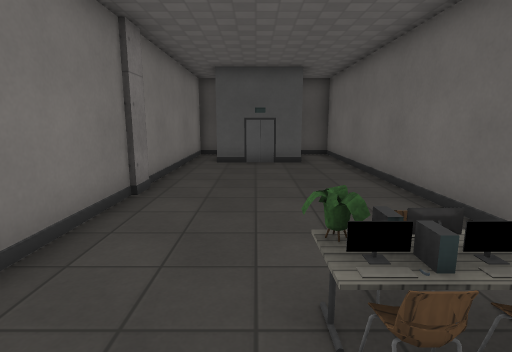
view 1 (above)

16 first-person views from a walk through a 3-D level made in the Godot game engine. The camera is 1.5 m above the floor, tilts 10° down and sees 80° across. The floor is counted in squares, 1 m on a side. Each view is taken from the middle of a square. On the plan, view 1 faces up. The plan holds only what a view shows up to about 15 squares ahead; the rest is blank. Flat picture figures and markers are not drawn. Surface patterns are stand-ins for the level's own textures.

view 2
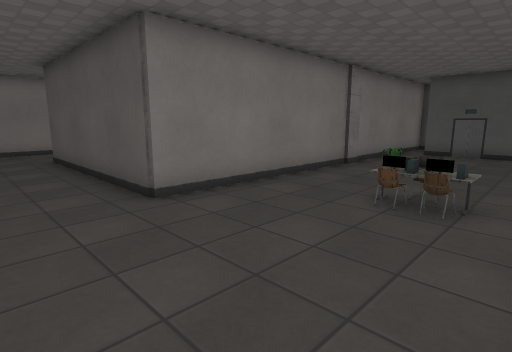

view 3
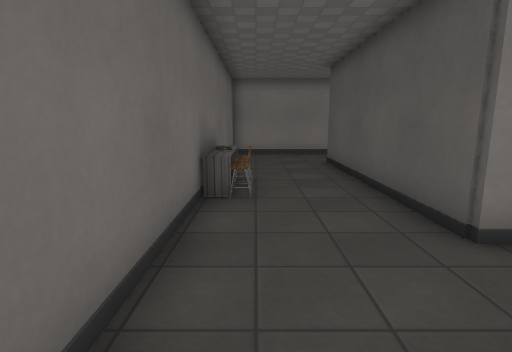

view 4
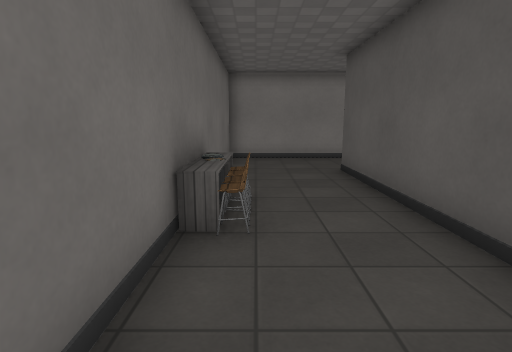

view 5
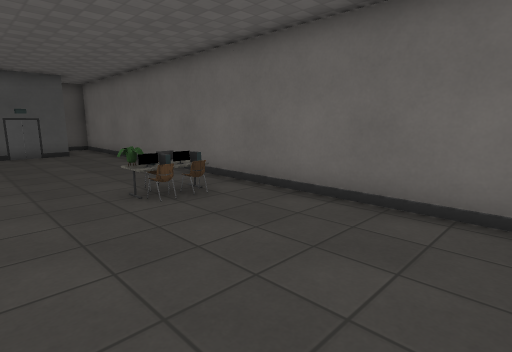

view 6
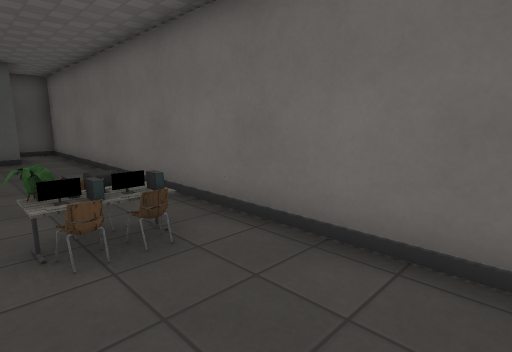

view 7
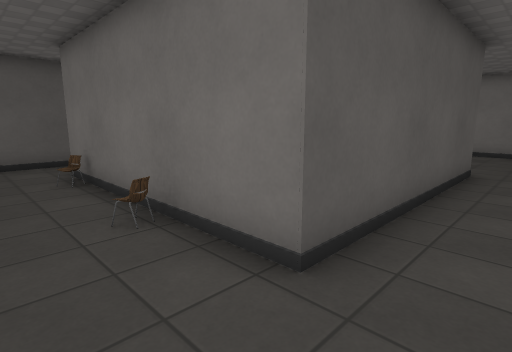

view 8
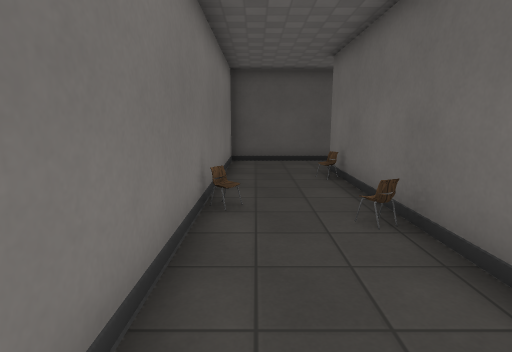

view 9
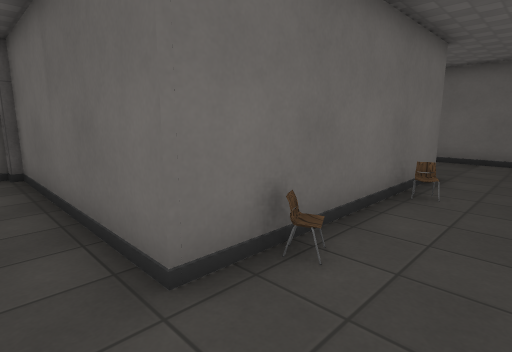

view 10
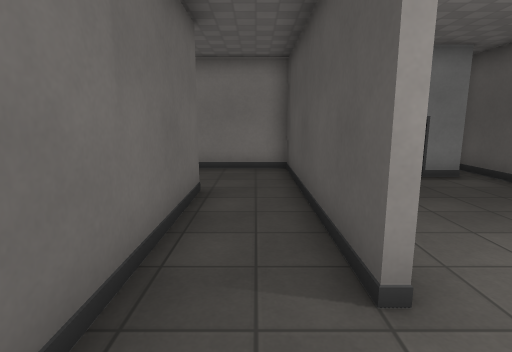

view 11
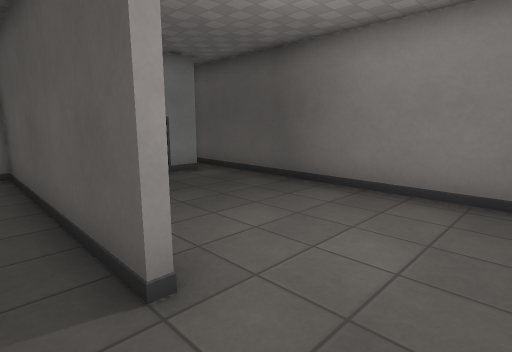

view 12
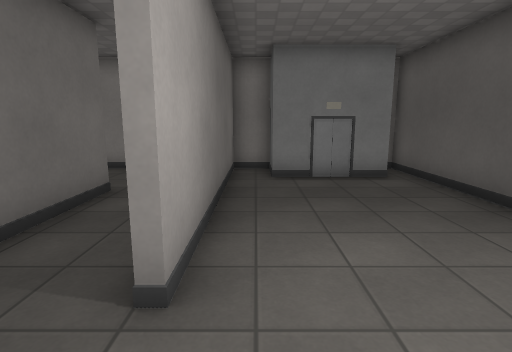

view 13
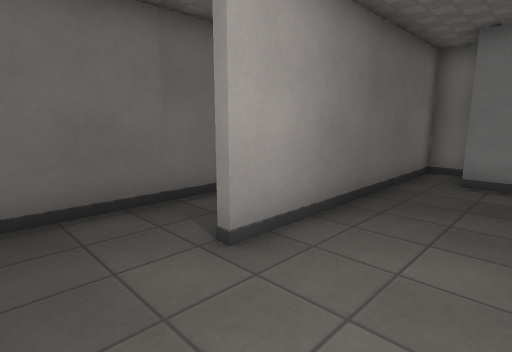

view 14
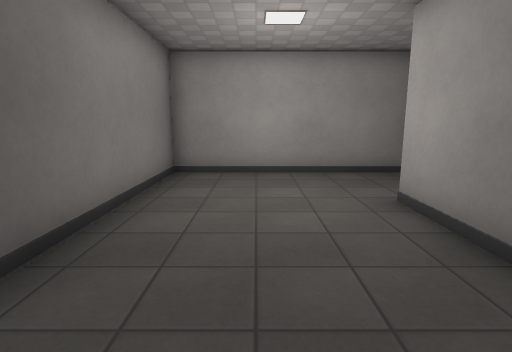

view 15
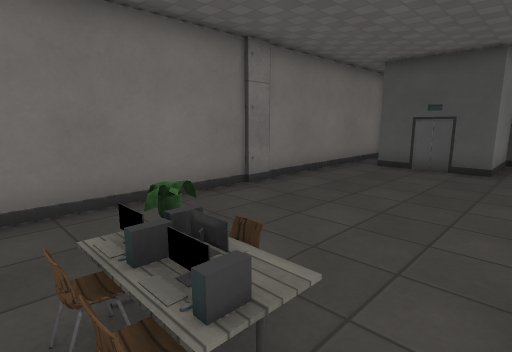

view 16
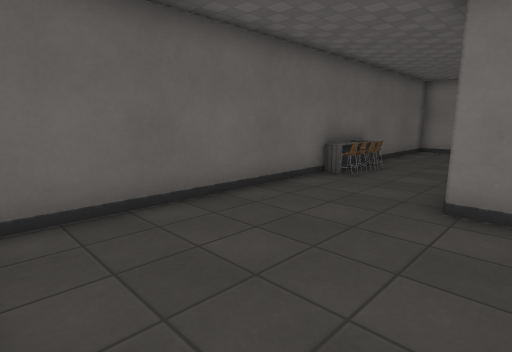

### Floor plan
Ten units are one square. View 1 is at (0, 0); x grows to the right and y downward. Boxes are objects, and circles mark ways between rooms. Rooms are numbered by the first view taken in them; rooms with no view inside come last. Other rooms are left out.
<svg viewBox="-150 -150 189 206">
<path fill="none" stroke="#000" d="M-26 -63 -26 13 -106 13 -106 -67 -56 -67M-62 -90 -140 -90 -140 51 -74 51M34 36 34 -145 17 -145 17 -115 -15 -115M-65 51 28 51M-26 -145 -26 -74M-56 -67 -36 -67M-140 -105 -140 -90M-29 -75 -29 -145M-140 -93 -62 -93M-18 -145 -140 -145"/>
<rect x="-145" y="-35" width="10" height="10" fill="#bbb"><title>chair</title></rect>
<rect x="-115" y="-15" width="10" height="10" fill="#bbb"><title>chair</title></rect>
<rect x="-115" y="-55" width="10" height="10" fill="#bbb"><title>chair</title></rect>
<rect x="-75" y="35" width="10" height="10" fill="#bbb"><title>other object</title></rect>
<rect x="-65" y="35" width="10" height="10" fill="#bbb"><title>chair</title></rect>
<rect x="-55" y="35" width="10" height="10" fill="#bbb"><title>chair</title></rect>
<rect x="5" y="-15" width="10" height="10" fill="#bbb"><title>chair</title></rect>
<rect x="5" y="-25" width="10" height="10" fill="#bbb"><title>plant</title></rect>
<rect x="5" y="-45" width="10" height="10" fill="#bbb"><title>chair</title></rect>
<rect x="15" y="-15" width="10" height="10" fill="#bbb"><title>chair</title></rect>
<rect x="15" y="-25" width="10" height="10" fill="#bbb"><title>block</title></rect>
<rect x="-135" y="-115" width="10" height="10" fill="#bbb"><title>elevator</title></rect>
<rect x="-135" y="-135" width="10" height="10" fill="#bbb"><title>elevator</title></rect>
<rect x="-35" y="-75" width="10" height="10" fill="#bbb"><title>pillar</title></rect>
<circle cx="-55" cy="-75" r="3" fill="#2a7"/>
<text x="-20" y="-30">1</text>
<text x="-80" y="-110">2</text>
</svg>
Room 1 opens to room 2.

Where each view was taken, in squares from view 1:
view 1: 0 up, 0 right, facing up
view 2: 4 down, 3 right, facing up-left
view 3: 4 down, 1 right, facing left
view 4: 4 down, 1 left, facing left
view 5: 4 down, 2 left, facing up-right
view 6: 2 down, 0 right, facing up-right
view 7: 3 down, 13 left, facing up-right
view 8: 3 down, 13 left, facing up
view 9: 8 up, 13 left, facing down-right
view 10: 8 up, 4 left, facing left
view 11: 8 up, 4 left, facing up-left
view 12: 10 up, 4 left, facing left
view 13: 12 up, 4 left, facing down-left
view 14: 12 up, 12 left, facing right
view 15: 1 up, 3 right, facing up-left
view 16: 0 up, 3 right, facing down-left
